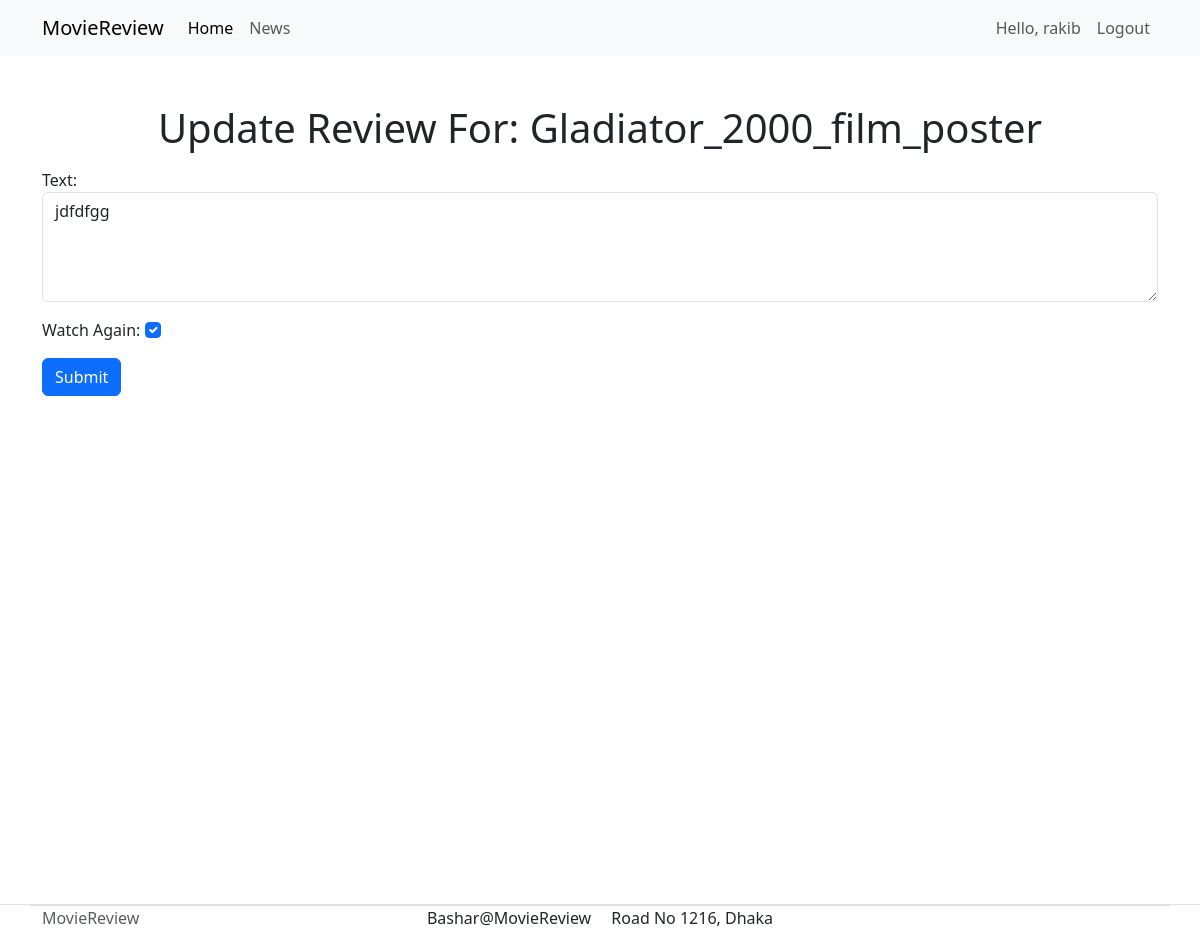
/movie/review/1 (signed in), run on the app's committed database.
### movie/models.py (models this page shows, shortened)
class Movie(models.Model):
    title = models.CharField(max_length=200)
    description = models.TextField(max_length=500)
    image = models.ImageField(upload_to='movie/images')
    url = models.URLField(blank=True)

class Review(models.Model):
    text = models.CharField(max_length=100)
    date = models.DateTimeField(auto_now_add=True)
    user = models.ForeignKey(User, on_delete=models.CASCADE)
    movie = models.ForeignKey(Movie, on_delete=models.CASCADE)
    watchAgain = models.BooleanField()

### movie/views.py (the view, shortened to what this page needs)
# urls.py: path('review/<int:review_id>', updateReview, name='update_review'),
@login_required
def updateReview(request, review_id):
    review = get_object_or_404(Review, pk=review_id, user=request.user)
    if request.method == 'GET':
        form = ReviewForm(instance=review)
        return render(request, 'create_review.html', {'title': 'Update Review For', 'movie': review.movie.title, 'form': form})

### movie/forms.py
class ReviewForm(ModelForm):
    def __init__(self, *args, **kwargs):
        super(ModelForm, self).__init__(*args, **kwargs)
        self.fields['text'].widget.attrs.update({'class': 'form-control'})
        self.fields['watchAgain'].widget.attrs.update(
            {'class': 'form-check-input'})
    class Meta:
        model = Review
        fields = ['text', 'watchAgain']
        labels = {
            'watchAgain': ('Watch Again')
        }
        widgets = {
            'text': Textarea(attrs={'rows': 4}),
        }

### movie/templates/create_review.html (shortened to what this page needs)
{% extends 'base.html' %}
{% block content %}
<div class='min-vh-100'>
    <h1 class="text-center mb-3">{{title}}: {{movie}}</h1>
    <form method="POST">
        {{form.as_p}}
        <button type="submit" class="btn btn-primary">Submit</button>
    </form>
</div>
{% endblock content %}

### templates/base.html (shortened to what this page needs)
<!doctype html>
<html lang="en">
{% load static %}
<head>
    <link href="https://cdn.jsdelivr.net/npm/bootstrap@5.3.1/dist/css/bootstrap.min.css" rel="stylesheet"
>
</head>
<body>
    <nav class="navbar navbar-expand-lg bg-body-tertiary">
        <div class="container">
            <a class="navbar-brand" href="{% url 'home' %}">MovieReview</a>
            <div class="collapse navbar-collapse" id="navbarSupportedContent">
                <ul class="navbar-nav me-auto mb-2 mb-lg-0">
                    <li class="nav-item">
                        <a class="nav-link active" aria-current="page" href="{% url 'home' %}">Home</a>
                    </li>
                    <li class="nav-item">
                        <a class="nav-link" href="{% url 'news' %}">News</a>
                    </li>
                </ul>
                <div class="d-flex">
                    {% if user.is_authenticated %}
                    <ul class="navbar-nav me-auto mb-2 mb-lg-0">
                        <li class="nav-item nav-link">
                            Hello, {{user.username}}
                        </li>
                        <li class="nav-item">
                            <a class="nav-link" href="{% url 'logout' %}">Logout</a>
                        </li>
                    </ul>
                    {% endif %}
                </div>
            </div>
        </div>
    </nav>
    <div class="container mt-5">
        {% block content %}
        {% endblock content %}
    </div>
    <footer class="section-footer border-top">
        <div class="container">
            <section class="footer-bottom border-top row">
                <div class="col-md-2">
                    <p class="text-muted">MovieReview</p>
                </div>
                <div class="col-md-8 text-md-center">
                    <span  class="px-2">Bashar@MovieReview</span>
                    <span  class="px-2">Road No 1216, Dhaka</span>
                </div>
            </section>
        </div>
    </footer>
</body>
</html>

### data on the page
Movie: title "Gladiator_2000_film_poster"
Review: text "jdfdfgg", watchAgain "☑"

### other printed values
{{ user.username }} "rakib"
{{ title }} "Update Review For"
